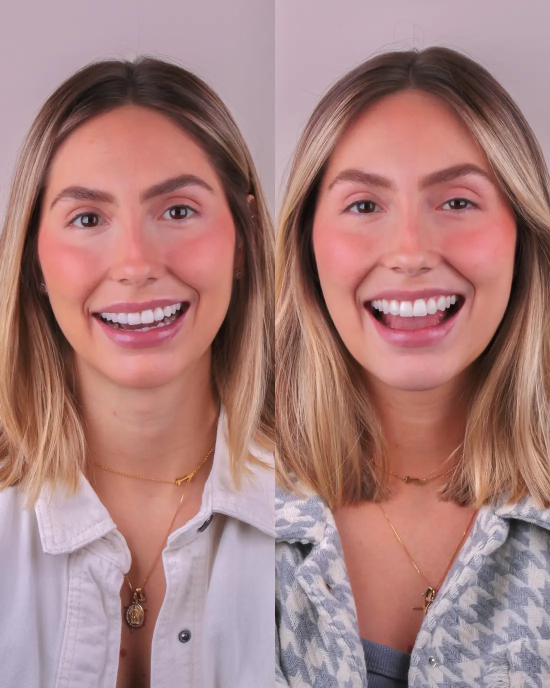
#> input picture assets/caso-1.webp, 1100 x 1375 px (shown at 1/2 size); its folder holds 4 pictures in this run
$ python split_case_pairs.py
#> lines starting #> are read from the running program, lines starting #| are printed output that depends on the picture
from pathlib import Path
from PIL import Image

ROOT = Path(__file__).resolve().parents[1]
SOURCE_DIR = ROOT / 'assets'
OUTPUT_DIR = SOURCE_DIR / 'comparadores'
OUTPUT_DIR.mkdir(parents=True, exist_ok=True)

for case_id in ('caso-1', 'caso-2', 'caso-3'):
    source = SOURCE_DIR / f'{case_id}.webp'
    with Image.open(source) as image:
#> image is the input picture: PIL image 1100x1375 RGB; mean R, G, B 168.7, 127.9, 125.8
        width, height = image.size
#> width = 1100; height = 1375
        split = width // 2
#> split = 550
        before = image.crop((0, 0, split, height))
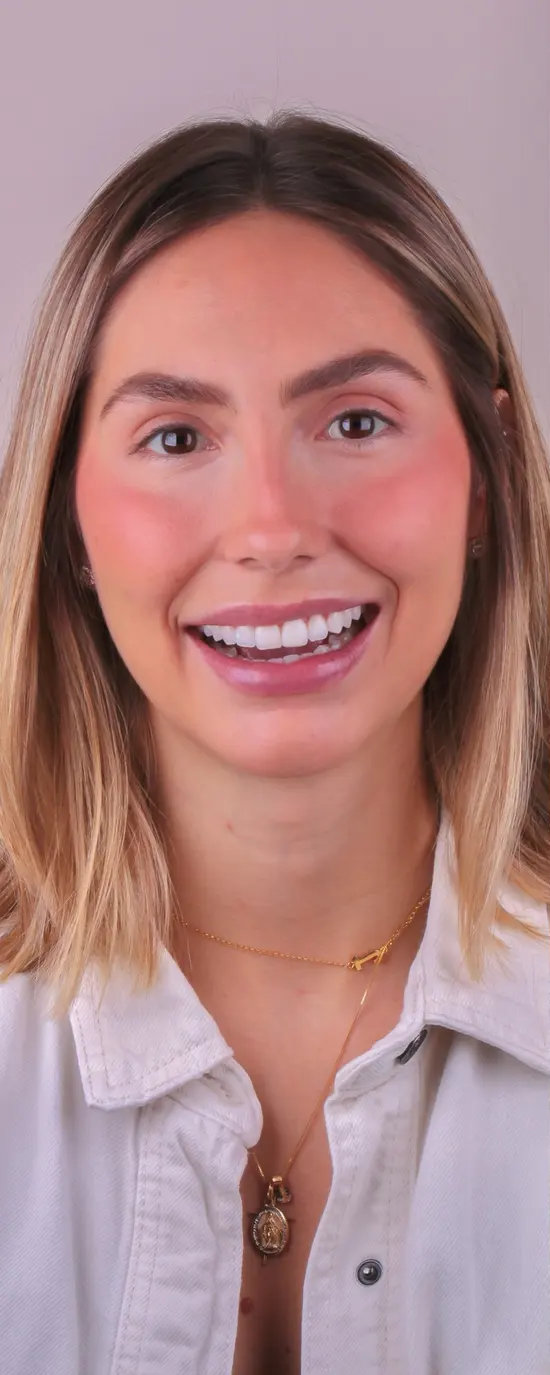
#> before: PIL image 550x1375 RGB; mean R, G, B 171.4, 131.5, 130.8
        after = image.crop((split, 0, width, height))
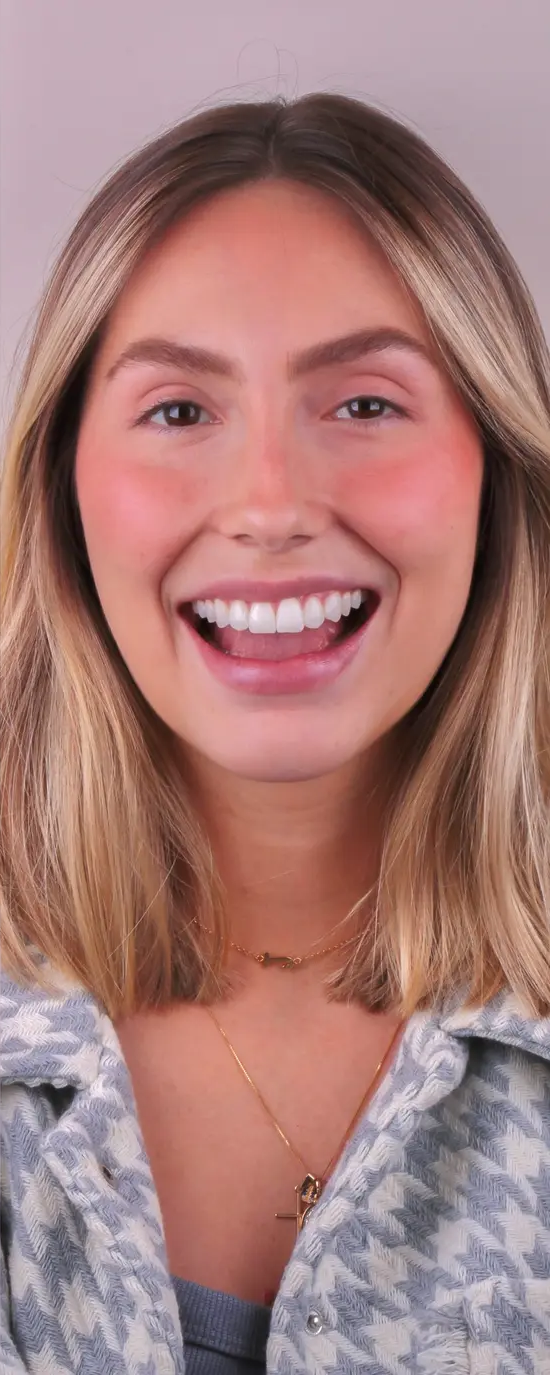
#> after: PIL image 550x1375 RGB; mean R, G, B 166, 124.2, 120.8
        before.save(OUTPUT_DIR / f'{case_id}-antes.webp', format='WEBP', quality=92, method=6)
        after.save(OUTPUT_DIR / f'{case_id}-depois.webp', format='WEBP', quality=92, method=6)
        print(f'{case_id}: {image.size} -> {before.size} + {after.size}')
#| caso-1: (1100, 1375) -> (550, 1375) + (550, 1375)
#> pass 2 of the loop `for case_id in ('caso-1', 'caso-2', 'caso-3'):`:
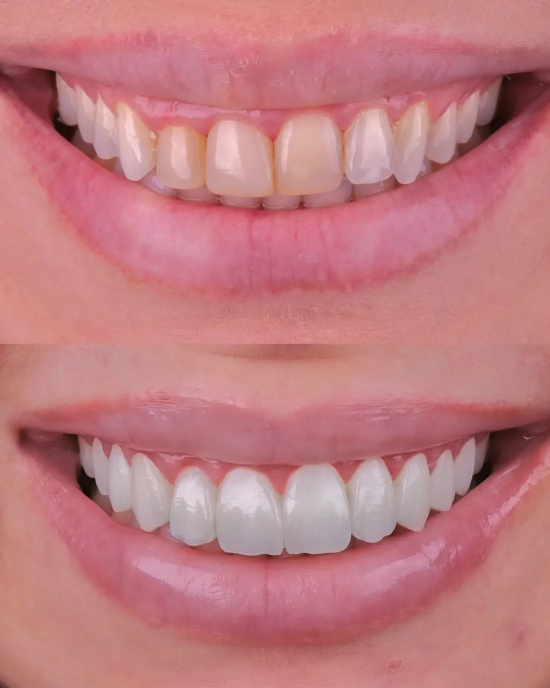
#> input picture assets/caso-2.webp, 1100 x 1375 px (shown at 1/2 size)
#> image is the input picture: PIL image 1100x1375 RGB; mean R, G, B 192.2, 123.3, 127.7
#> `before = image.crop((0, 0, split, height))`:
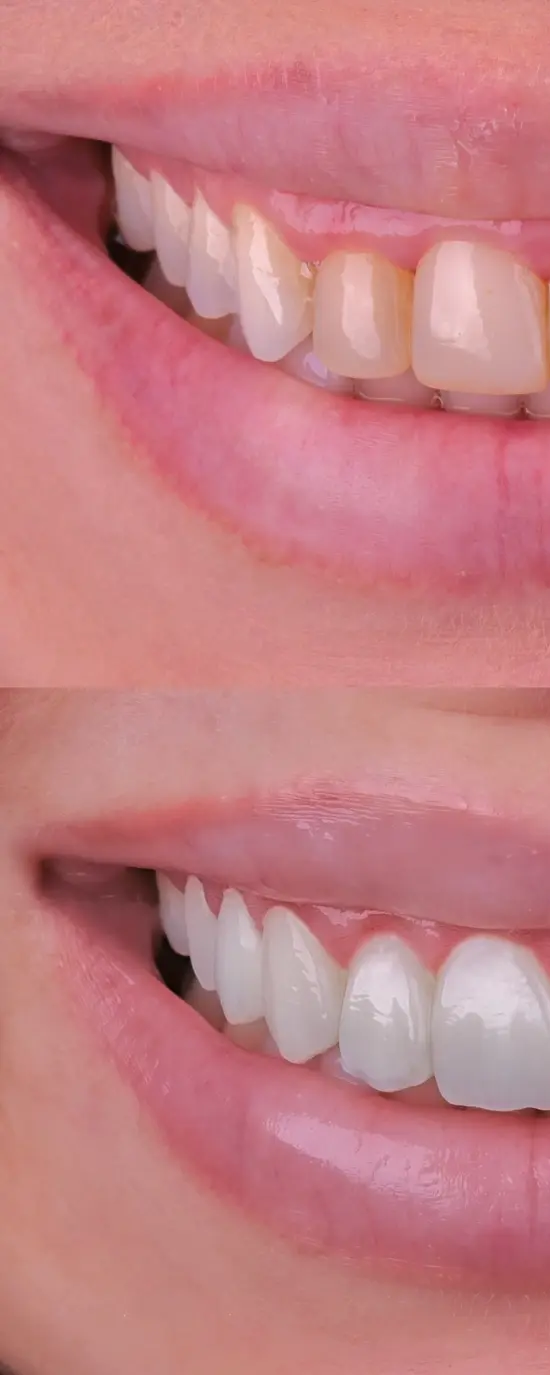
#> before: PIL image 550x1375 RGB; mean R, G, B 196.2, 126.3, 130.3
#> `after = image.crop((split, 0, width, height))`:
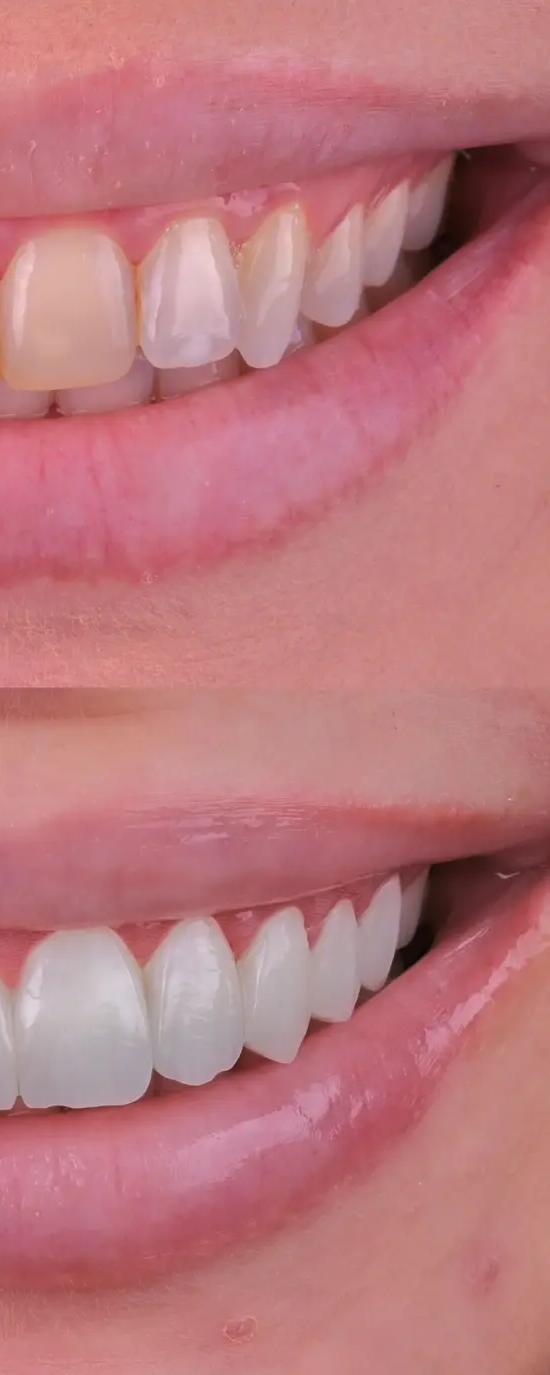
#> after: PIL image 550x1375 RGB; mean R, G, B 188.2, 120.3, 125.2
#| caso-2: (1100, 1375) -> (550, 1375) + (550, 1375)
#> pass 3 of the loop `for case_id in ('caso-1', 'caso-2', 'caso-3'):`:
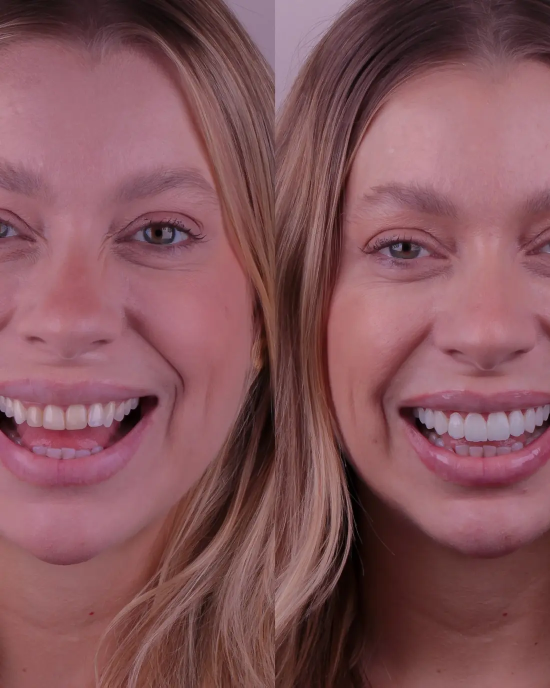
#> input picture assets/caso-3.webp, 1100 x 1375 px (shown at 1/2 size)
#> image is the input picture: PIL image 1100x1375 RGB; mean R, G, B 132.1, 85.2, 91
#> `before = image.crop((0, 0, split, height))`:
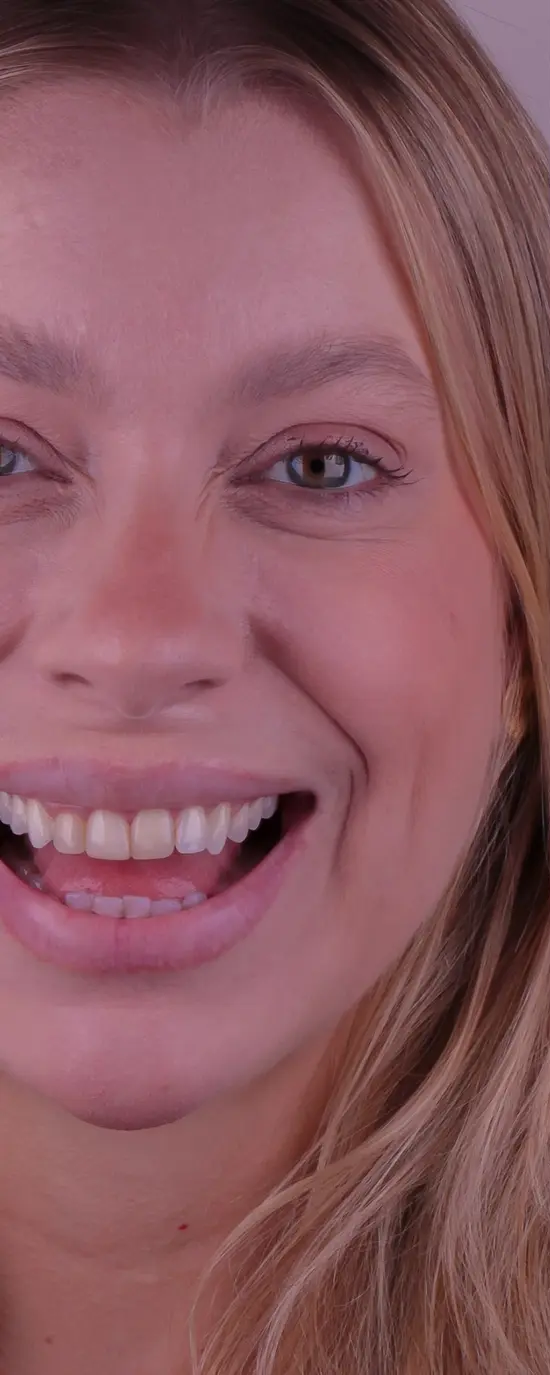
#> before: PIL image 550x1375 RGB; mean R, G, B 137.3, 88.2, 94.9
#> `after = image.crop((split, 0, width, height))`:
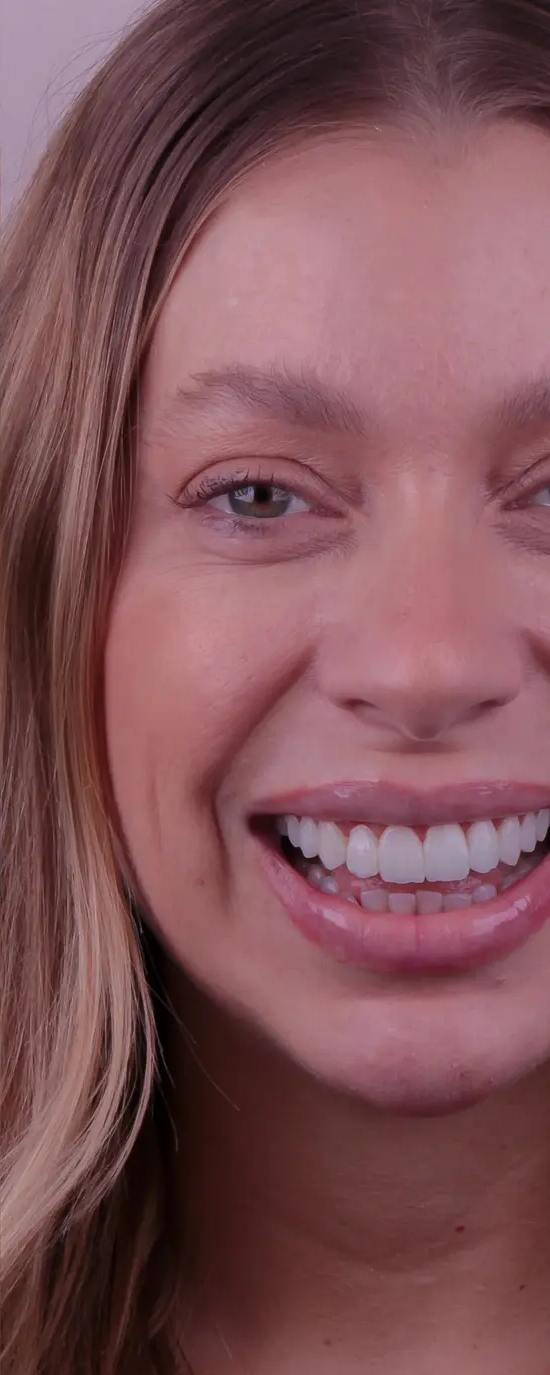
#> after: PIL image 550x1375 RGB; mean R, G, B 126.8, 82.2, 87.1
#| caso-3: (1100, 1375) -> (550, 1375) + (550, 1375)
